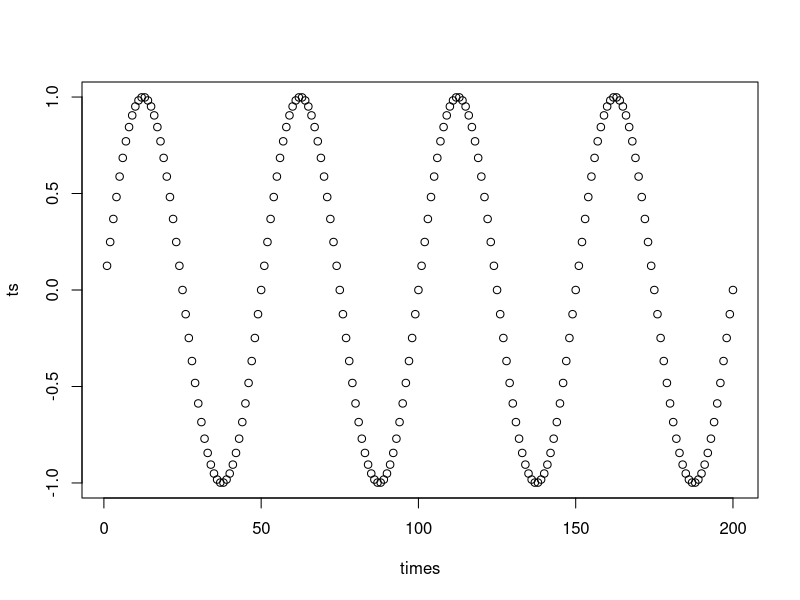

Write the R code that produced this figure. (Note: this script raises an error after producing the figure.)
list.of.packages <- c("RColorBrewer","lubridate","fields",
                      "ggplot2","tibbletime","dplyr","sets",
                      "reshape2","ggformula","wsyn","tidyr",
                      "moments","plotrix","useful")

#install packages if they aren't already installed
new.packages <- list.of.packages[!(list.of.packages %in% installed.packages()[,"Package"])]
if(length(new.packages)) install.packages(new.packages)

#load packages
lapply(list.of.packages, require, character.only = TRUE)

times = 1:200

period = 50
ts = sin(2*pi/period*times)

plot(times,ts)
ts<-cleandat(ts,times,clev=5)

wtres<-wt(ts$cdat,times)
class(wtres)
plotmag(wtres)

ts.pol = cart2pol(times,ts)
ts.pol$theta
polar.plot(ts,times)


transform <- function(x){
  y = ((x - min(x))/(max(x)-min(x)))^(1/3)
  return(y)
}

bio1 = transform(df_freq$Tintinnopsis)
temp = transform(df_freq$temp_beam)

plot(df_freq$doy_numeric,bio1)
points(df_freq$doy_numeric,temp,col="red")
